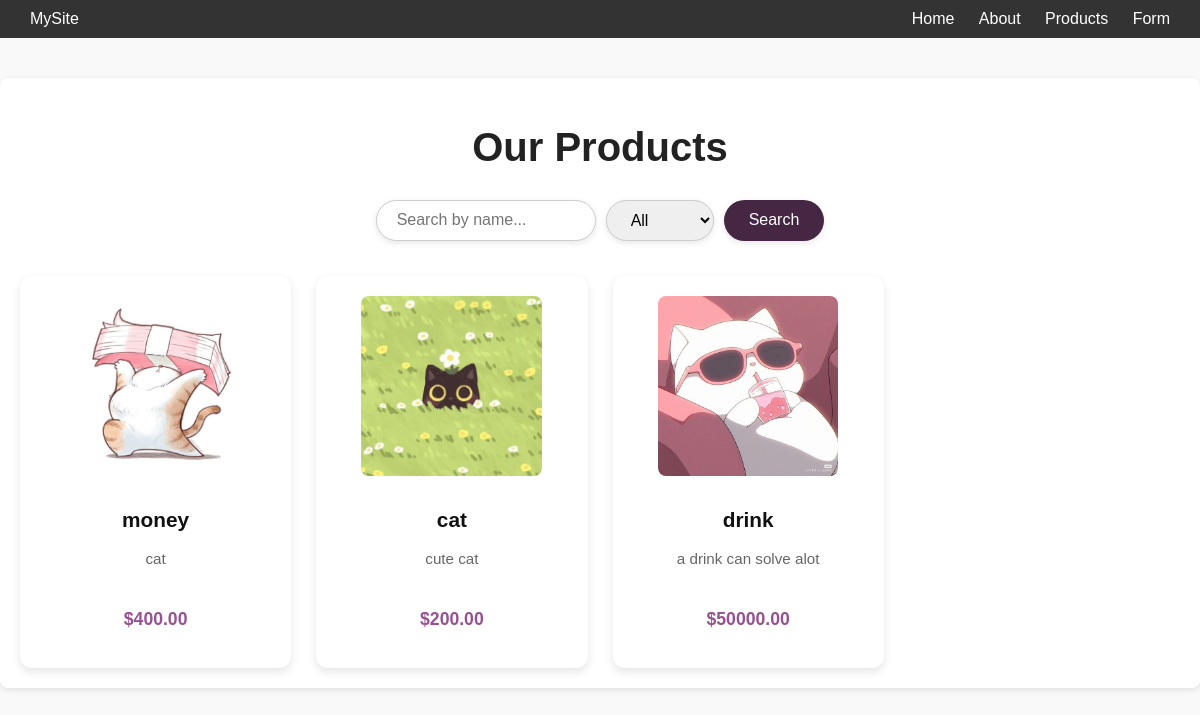
Screenshot of /products/ with the database file from the repository.
### products/models.py (models this page shows, shortened)
class Product(models.Model):
    name = models.CharField(max_length=200, verbose_name="Art Title")
    description = models.TextField(help_text="Write a short description of the Art")
    price = models.DecimalField(max_digits=8, decimal_places=2)
    stock = models.PositiveIntegerField(default=0)
    image = models.ImageField(upload_to='product_images/', blank=True, null=True)
    published_date = models.DateField(null=True, blank=True)
    available_from = models.TimeField(null=True, blank=True)
    created_at = models.DateTimeField(auto_now_add=True)
    GENRE_CHOICES = [
        ("Status", "Status"),
        ("Paint", "Paint"),
    ]
    genre = models.CharField(max_length=50, choices=GENRE_CHOICES, default="Paint")
    class Meta:
        ordering = ['-created_at']  # latest books first
        verbose_name = "Art"
        verbose_name_plural = "Art"

### products/views.py (the view)
# urls.py: path('',products, name='products'),
def products(request):
    query = request.GET.get("q")        # search by name
    category = request.GET.get("category")  # filter by genre
    items = Product.objects.all()
    if query:
        items = items.filter(name__icontains=query)
    if category and category != "All":
        items = items.filter(genre=category)
    context = {
        'items': items,
        'query': query,
        'selected_category': category or "All",
        'categories': ["All", "Paint", "Status"]
    }
    return render(request, 'products/products.html', context)

### templates/products/products.html
{% extends "pages/base.html" %}
{% load static %}
{% block content %}
<link rel="stylesheet" href="{% static 'css/product.css' %}">
<div class="container">
  <h1 class="page-title">Our Products</h1>
<form method="get" action="" class="filter-form">
  <input type="text" name="q" placeholder="Search by name..."
         value="{{ query|default:'' }}" class="filter-input">
  <select name="category" class="filter-select">
    {% for cat in categories %}
      <option value="{{ cat }}" {% if cat == selected_category %}selected{% endif %}>
        {{ cat }}
      </option>
    {% endfor %}
  </select>
  <button type="submit" class="filter-btn">Search</button>
</form>
  <div class="product-list">
    {% for product in items %}
      <div class="product-card">
        <a href="{% url 'product' product.id %}">
          {% if product.image %}
            <img src="{{ product.image.url }}" alt="{{ product.name }}">
          {% else %}
            <img src="https://via.placeholder.com/250x180" alt="No image">
          {% endif %}
          <h2>{{ product.name }}</h2>
        </a>
        <p class="desc">{{ product.description|truncatewords:15 }}</p>
        <p class="price"><strong>${{ product.price }}</strong></p>
      </div>
    {% empty %}
      <p class="empty-msg">No products available yet.</p>
    {% endfor %}
  </div>
</div>
{% endblock %}

### project/static/css/about.css (style rules this page uses)
.container { max-width: 800px; margin: 50px auto; padding: 20px; background: white; border-radius: 8px; box-shadow: 0 2px 6px rgba(0,0,0,0.1); }
.container h1 { text-align: center; color: #333; margin-bottom: 20px; }
.container p { line-height: 1.6; color: #555; }

### project/static/css/product.css (style rules this page uses)
.container { max-width: 1200px; margin: 40px auto; padding: 20px; font-family: Arial, Helvetica, sans-serif; color: #333; }
h1.page-title { font-size: 2.5rem; margin-bottom: 30px; text-align: center; font-weight: bold; color: #222; }
.filter-form { display: flex; justify-content: center; flex-wrap: wrap; gap: 10px; margin-bottom: 35px; }
.filter-input { padding: 10px 20px; border-radius: 25px; border: 1px solid #ccc; outline: none; font-size: 1rem; width: 220px; box-shadow: 0 2px 6px rgba(0,0,0,0.1); transition: all 0.3s ease; }
.filter-select { padding: 10px 20px; border-radius: 25px; border: 1px solid #ccc; font-size: 1rem; outline: none; box-shadow: 0 2px 6px rgba(0,0,0,0.1); transition: all 0.3s ease; }
.filter-btn { padding: 10px 25px; border-radius: 25px; border: none; background-color: #452643; color: white; font-size: 1rem; cursor: pointer; box-shadow: 0 2px 6px rgba(0,0,0,0.1); transition: all 0.3s ease; }
.product-list { display: grid; grid-template-columns: repeat(auto-fill, minmax(260px, 1fr)); gap: 25px; }
.product-card { background: #fff; border-radius: 12px; padding: 20px; box-shadow: 0 4px 10px rgba(0, 0, 0, 0.1); text-align: center; transition: transform 0.2s, box-shadow 0.2s; }
.product-card img { max-width: 100%; height: 180px; object-fit: cover; border-radius: 8px; margin-bottom: 15px; }
.product-card a h2 { text-decoration: none; color: #111; font-size: 1.3rem; margin-bottom: 10px; transition: color 0.3s ease; }
.product-card .desc { font-size: 0.95rem; color: #666; margin-bottom: 12px; min-height: 40px; }
.product-card .price { font-size: 1.1rem; font-weight: bold; color: #975192; margin-bottom: 15px; }
a { text-decoration: none; }

### rows the page displays
Product: image (picture), name "money", description "cat", price "400.00"
Product: image (picture), name "cat", description "cute cat", price "200.00"
Product: image (picture), name "drink", description "a drink can solve alot", price "50000.00"

### other values shown
form field category "All"
